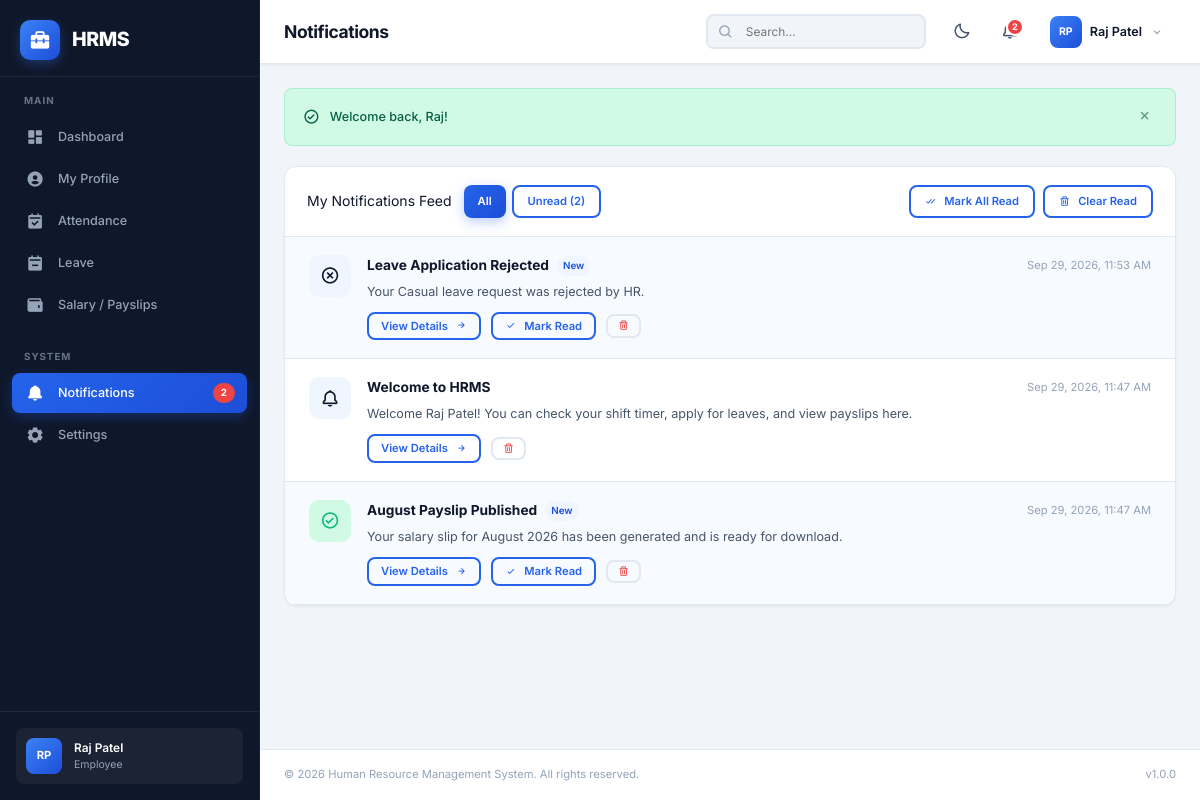
Screenshot of /employee/notifications.php (signed in) with the database file from the repository.
### tables this page shows
CREATE TABLE `notifications` (
  `id` int(11) NOT NULL AUTO_INCREMENT,
  `user_id` int(11) NOT NULL,
  `title` varchar(255) NOT NULL,
  `message` text NOT NULL,
  `type` enum('info','success','warning','danger') NOT NULL DEFAULT 'info',
  `is_read` tinyint(1) NOT NULL DEFAULT 0,
  `link` varchar(255) DEFAULT NULL,
  `created_at` timestamp NOT NULL DEFAULT current_timestamp(),
  PRIMARY KEY (`id`),
  KEY `idx_user_read` (`user_id`,`is_read`),
  CONSTRAINT `fk_notification_user` FOREIGN KEY (`user_id`) REFERENCES `users` (`id`) ON DELETE CASCADE
);

### includes/auth.php (called while the page is built, shortened)
<?php
function sanitize(string $input): string {
    return htmlspecialchars(trim($input), ENT_QUOTES, 'UTF-8');
}

### employee/notifications.php (the view, shortened to what this page needs)
<?php
require_once __DIR__ . '/../includes/auth.php';
$pdo = getDBConnection();
$userId = getCurrentUserId();
$filter = trim($_GET['filter'] ?? 'all');
$unreadCountStmt = $pdo->prepare("SELECT COUNT(*) FROM notifications WHERE user_id = ? AND is_read = 0");
$unreadCountStmt->execute([$userId]);
$unreadCount = (int)$unreadCountStmt->fetchColumn();
$query = "SELECT * FROM notifications WHERE user_id = ?";
$params = [$userId];
$query .= " ORDER BY created_at DESC";
$notifStmt = $pdo->prepare($query);
$notifStmt->execute($params);
$notifications = $notifStmt->fetchAll();
include __DIR__ . '/../includes/header.php';
?>
<div class="card">
    <div class="card-header" style="display: flex; flex-wrap: wrap; justify-content: space-between; align-items: center; gap: 12px;">
        <div style="display: flex; align-items: center; gap: 12px;">
            <div class="card-title" style="margin: 0;">My Notifications Feed</div>
            <div style="display: flex; gap: 6px;">
                <a href="?filter=all" class="btn btn-sm <?= $filter === 'all' ? 'btn-primary' : 'btn-outline' ?>">
                    All
                </a>
                <a href="?filter=unread" class="btn btn-sm <?= $filter === 'unread' ? 'btn-primary' : 'btn-outline' ?>">
                    Unread <?= $unreadCount > 0 ? "($unreadCount)" : '' ?>
                </a>
            </div>
        </div>
        <div style="display: flex; gap: 8px; align-items: center;">
            <?php if ($unreadCount > 0): ?>
            <form method="POST" action="" style="display: inline;">
                <button type="submit" class="btn btn-outline btn-sm">
                    <i class='bx bx-check-double'></i> Mark All Read
                </button>
            </form>
            <?php endif; ?>
            <?php if (!empty($notifications)): ?>
            <form method="POST" action="" style="display: inline;" onsubmit="return confirm('Clear all read notifications?')">
                <button type="submit" class="btn btn-outline btn-sm" title="Delete all read notifications">
                    <i class='bx bx-trash'></i> Clear Read
                </button>
            </form>
            <?php endif; ?>
        </div>
    </div>
    <div class="card-body" style="padding: 0;">
        <?php if (empty($notifications)): ?>
        <div style="padding: 48px; text-align: center; color: var(--text-muted);">
            <i class='bx bx-bell-off' style="font-size: 3.5rem; margin-bottom: 12px; display: block; color: var(--text-muted);"></i>
            <h3>No <?= $filter === 'unread' ? 'Unread ' : '' ?>Notifications</h3>
            <p style="font-size: 0.9rem;">You're completely up to date.</p>
        </div>
        <?php else: ?>
            <div style="display: flex; flex-direction: column;">
                <?php foreach ($notifications as $n): ?>
                <div style="display: flex; align-items: flex-start; gap: 16px; padding: 18px 24px; border-bottom: 1px solid var(--border-color); background: <?= $n['is_read'] ? 'transparent' : 'rgba(59,130,246,0.04)' ?>; transition: background 0.15s ease;">
                    <div style="width: 42px; height: 42px; border-radius: 10px; display: flex; align-items: center; justify-content: center; flex-shrink: 0; background: <?= $n['type'] === 'success' ? 'var(--success-light)' : ($n['type'] === 'warning' ? 'var(--warning-light)' : 'var(--primary-50)') ?>; color: <?= $n['type'] === 'success' ? 'var(--success)' : ($n['type'] === 'warning' ? 'var(--warning)' : 'var(--primary)') ?>;">
                        <i class='bx <?php
                            echo match($n['type']) {
                                'success' => 'bx-check-circle',
                                'warning' => 'bx-error-circle',
                                'danger' => 'bx-x-circle',
                                default => 'bx-bell'
                            };
                        ?>' style="font-size: 1.4rem;"></i>
                    </div>
                    <div style="flex: 1;">
                        <div style="display: flex; justify-content: space-between; align-items: center; gap: 8px;">
                            <strong style="font-size: 0.98rem; color: var(--text-primary); display: flex; align-items: center; gap: 8px;">
                                <?= sanitize($n['title']) ?>
                                <?php if (!$n['is_read']): ?>
                                <span class="badge badge-primary" style="font-size: 0.7rem; padding: 2px 6px;">New</span>
                                <?php endif; ?>
                            </strong>
                            <small style="color: var(--text-muted); font-size: 0.8rem;"><?= date('M j, Y, h:i A', strtotime($n['created_at'])) ?></small>
                        </div>
                        <p style="margin: 6px 0 10px 0; font-size: 0.9rem; color: var(--text-secondary); line-height: 1.5;">
                            <?= nl2br(sanitize($n['message'])) ?>
                        </p>
                        <div style="display: flex; gap: 10px; align-items: center; flex-wrap: wrap;">
                            <?php if (!empty($n['link'])): ?>
                            <a href="<?= sanitize($n['link']) ?>" class="btn btn-outline btn-sm" style="padding: 4px 12px; font-size: 0.8rem;">
                                View Details <i class='bx bx-right-arrow-alt'></i>
                            </a>
                            <?php endif; ?>
                            <?php if (!$n['is_read']): ?>
                            <form method="POST" action="" style="display: inline;">
                                <button type="submit" class="btn btn-outline btn-sm" style="padding: 4px 12px; font-size: 0.8rem;">
                                    <i class='bx bx-check'></i> Mark Read
                                </button>
                            </form>
                            <?php endif; ?>
                            <form method="POST" action="" style="display: inline;">
                                <button type="submit" class="btn btn-outline btn-sm" style="padding: 4px 10px; font-size: 0.8rem; color: var(--danger); border-color: var(--border-color);" title="Delete Notification">
                                    <i class='bx bx-trash'></i>
                                </button>
                            </form>
                        </div>
                    </div>
                </div>
                <?php endforeach; ?>
            </div>
        <?php endif; ?>
    </div>
</div>
<?php include __DIR__ . '/../includes/footer.php'; ?>

### assets/css/style.css (style rules this page uses)
:root { --primary-50: #eff6ff; --primary-100: #dbeafe; --primary-200: #bfdbfe; --primary-300: #93c5fd; --primary-400: #60a5fa; --primary-500: #3b82f6; --primary-600: #2563eb; --primary-700: #1d4ed8; --primary-800: #1e40af; --primary-900: #1e3a8a; --slate-50: #f8fafc; --slate-100: #f1f5f9; --slate-200: #e2e8f0; --slate-300: #cbd5e1; --slate-400: #94a3b8; --slate-500: #64748b; --slate-600: #475569; --slate-700: #334155; --slate-800: #1e293b; --slate-900: #0f172a; --slate-950: #020617; --success: #10b981; --success-light: #d1fae5; --warning: #f59e0b; --warning-light: #fef3c7; --danger: #ef4444; --danger-light: #fee2e2; --info: #3b82f6; --info-light: #dbeafe; --bg-body: #f1f5f9; --bg-card: #ffffff; --bg-sidebar: #0f172a; --bg-navbar: #ffffff; --bg-input: #ffffff; --bg-hover: #f1f5f9; --bg-modal: #ffffff; --bg-table-head: #f8fafc; --bg-table-stripe: #f8fafc; --text-primary: #0f172a; --text-secondary: #475569; --text-muted: #94a3b8; --text-inverse: #ffffff; --text-sidebar: #94a3b8; --text-sidebar-active: #ffffff; --border-color: #e2e8f0; --border-light: #f1f5f9; --shadow-sm: 0 1px 2px 0 rgba(0,0,0,0.05); --shadow-md: 0 4px 6px -1px rgba(0,0,0,0.1), 0 2px 4px -2px rgba(0,0,0,0.1); --shadow-lg: 0 10px 15px -3px rgba(0,0,0,0.1), 0 4px 6px -4px rgba(0,0,0,0.1); --shadow-xl: 0 20px 25px -5px rgba(0,0,0,0.1), 0 8px 10px -6px rgba(0,0,0,0.1); --sidebar-width: 260px; --sidebar-collapsed: 0px; --navbar-height: 64px; --border-radius: 8px; --border-radius-lg: 12px; --border-radius-xl: 16px; --transition-fast: 0.15s ease; --transition-base: 0.25s ease; --transition-slow: 0.35s cubic-bezier(0.4, 0, 0.2, 1); }
*, *::before, *::after { margin: 0; padding: 0; box-sizing: border-box; }
html { font-size: 14px; scroll-behavior: smooth; -webkit-font-smoothing: antialiased; -moz-osx-font-smoothing: grayscale; }
body { font-family: 'Inter', -apple-system, BlinkMacSystemFont, 'Segoe UI', Roboto, sans-serif; background-color: var(--bg-body); color: var(--text-primary); line-height: 1.6; min-height: 100vh; overflow-x: hidden; }
a { text-decoration: none; color: var(--primary-600); transition: color var(--transition-fast); }
button { cursor: pointer; border: none; outline: none; font-family: inherit; font-size: inherit; }
.btn { display: inline-flex; align-items: center; justify-content: center; gap: 8px; padding: 10px 20px; border: none; border-radius: var(--border-radius); font-weight: 600; font-size: 0.9rem; cursor: pointer; transition: all var(--transition-fast); text-decoration: none; line-height: 1.5; white-space: nowrap; }
.btn-primary { background: linear-gradient(135deg, var(--primary-600), var(--primary-700)); color: #fff; box-shadow: 0 4px 12px rgba(37,99,235,0.3); }
.btn-outline { background: transparent; color: var(--primary-600); border: 2px solid var(--primary-600); }
.btn-sm { padding: 6px 14px; font-size: 0.8rem; }
.card { background: var(--bg-card); border: 1px solid var(--border-color); border-radius: var(--border-radius-lg); box-shadow: var(--shadow-sm); transition: all var(--transition-fast); overflow: hidden; }
.card-header { display: flex; align-items: center; justify-content: space-between; padding: 18px 22px; border-bottom: 1px solid var(--border-color); }
.card-body { padding: 22px; }
.badge { display: inline-flex; align-items: center; gap: 4px; padding: 4px 10px; border-radius: 20px; font-size: 0.75rem; font-weight: 600; white-space: nowrap; }
.badge-primary { background: var(--primary-50); color: var(--primary-700); }

### rows the page displays
notifications: title "Leave Application Rejected", is_read "New", created_at "Sep 29, 2026, 11:53 AM", message "Your Casual leave request was rejected by HR."
notifications: title "Welcome to HRMS", created_at "Sep 29, 2026, 11:47 AM", message "Welcome Raj Patel! You can check your shift timer, apply for leaves, and view payslips here."
notifications: title "August Payslip Published", is_read "New", created_at "Sep 29, 2026, 11:47 AM", message "Your salary slip for August 2026 has been generated and is ready for download."

### other values shown
APP_NAME "HRMS"
$notificationCount "2"
$initials "RP"
$currentUser "Raj Patel"
$currentRole "Employee"
PAGE_TITLE "Notifications"
$flash['message'] "Welcome back, Raj!"
$unreadCount "2"
APP_FULL_NAME "Human Resource Management System"
APP_VERSION "1.0.0"
